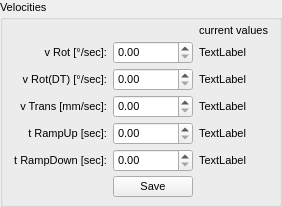
       <widget class="QGroupBox" name="grpVelocities">
        <property name="font">
         <font>
          <pointsize>8</pointsize>
         </font>
        </property>
        <property name="title">
         <string>Velocities</string>
        </property>
        <layout class="QGridLayout" name="gridLayout_5">
         <property name="topMargin">
          <number>5</number>
         </property>
         <property name="bottomMargin">
          <number>7</number>
         </property>
         <property name="verticalSpacing">
          <number>4</number>
         </property>
         <item row="1" column="1">
          <widget class="QDoubleSpinBox" name="inpVelRot"/>
         </item>
         <item row="3" column="1">
          <widget class="QDoubleSpinBox" name="inpVelTrans"/>
         </item>
         <item row="1" column="0">
          <widget class="QLabel" name="label_80">
           <property name="text">
            <string>v Rot [°/sec]:</string>
           </property>
           <property name="alignment">
            <set>Qt::AlignRight|Qt::AlignTrailing|Qt::AlignVCenter</set>
           </property>
          </widget>
         </item>
         <item row="3" column="0">
          <widget class="QLabel" name="label_78">
           <property name="text">
            <string>v Trans [mm/sec]:</string>
           </property>
           <property name="alignment">
            <set>Qt::AlignRight|Qt::AlignTrailing|Qt::AlignVCenter</set>
           </property>
          </widget>
         </item>
         <item row="4" column="0">
          <widget class="QLabel" name="label_82">
           <property name="text">
            <string>t RampUp [sec]:</string>
           </property>
           <property name="alignment">
            <set>Qt::AlignRight|Qt::AlignTrailing|Qt::AlignVCenter</set>
           </property>
          </widget>
         </item>
         <item row="4" column="1">
          <widget class="QDoubleSpinBox" name="inpRampUp"/>
         </item>
         <item row="2" column="0">
          <widget class="QLabel" name="label_81">
           <property name="text">
            <string>v Rot(DT) [°/sec]:</string>
           </property>
           <property name="alignment">
            <set>Qt::AlignRight|Qt::AlignTrailing|Qt::AlignVCenter</set>
           </property>
          </widget>
         </item>
         <item row="2" column="1">
          <widget class="QDoubleSpinBox" name="inpVelDT"/>
         </item>
         <item row="5" column="0">
          <widget class="QLabel" name="label_83">
           <property name="text">
            <string>t RampDown [sec]:</string>
           </property>
           <property name="alignment">
            <set>Qt::AlignRight|Qt::AlignTrailing|Qt::AlignVCenter</set>
           </property>
          </widget>
         </item>
         <item row="5" column="1">
          <widget class="QDoubleSpinBox" name="inpRampDown"/>
         </item>
         <item row="6" column="1">
          <widget class="QPushButton" name="butSaveVel">
           <property name="text">
            <string>Save</string>
           </property>
          </widget>
         </item>
         <item row="1" column="2">
          <widget class="QLabel" name="lblVelRot">
           <property name="text">
            <string>TextLabel</string>
           </property>
          </widget>
         </item>
         <item row="2" column="2">
          <widget class="QLabel" name="lblVelDT">
           <property name="text">
            <string>TextLabel</string>
           </property>
          </widget>
         </item>
         <item row="3" column="2">
          <widget class="QLabel" name="lblVelTrans">
           <property name="text">
            <string>TextLabel</string>
           </property>
          </widget>
         </item>
         <item row="4" column="2">
          <widget class="QLabel" name="lblRampUp">
           <property name="text">
            <string>TextLabel</string>
           </property>
          </widget>
         </item>
         <item row="5" column="2">
          <widget class="QLabel" name="lblRampDown">
           <property name="text">
            <string>TextLabel</string>
           </property>
          </widget>
         </item>
         <item row="0" column="2">
          <widget class="QLabel" name="label_84">
           <property name="text">
            <string>current values</string>
           </property>
          </widget>
         </item>
        </layout>
       </widget>
